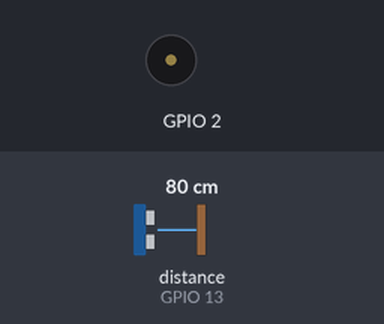
Recording of a program running on a simulated ESP32. Shown: buzzer (waves = sounding). The inputs (shaded band) are chosen by the test bench; at power-on: distance to the obstacle (sensor on GPIO 13) 80 cm. The echo pulse lasts 58.3 µs per cm; WiFi joins after 1.5 s; servers stay silent unless stated; the camera gives no picture; what the program prints to the serial monitor is not drawn.

Above: at 0.1 s.
At 3.0 s:
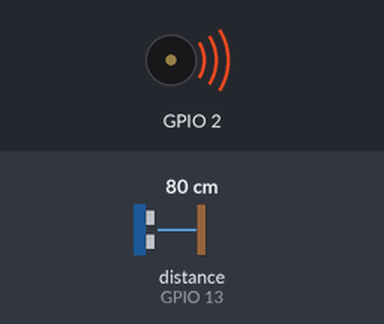
Timing chart, 0 to 4.5 s (numbered marks = the images above):
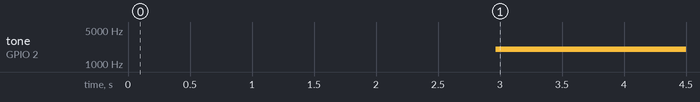

The program:

main.cpp
```cpp
#include <Arduino.h>
#include "esp_camera.h"
#include <WiFi.h>
#include <NewPing.h>
#include <FirebaseESP32.h>

// Select camera model

#define CAMERA_MODEL_AI_THINKER

#include "camera_pins.h"

#define FIREBASE_HOST "esp32-flutter-project.firebaseio.com"
#define FIREBASE_AUTH "sMuaV86cJhMXpk3htAaXfk3xkveaZ6CcqrL9tuW3"


//Define firebase Data object
FirebaseData firebaseData;


#define TRIGGER_PIN 12 //Ultrasonic Sensor HC-SR04
#define ECHO_PIN 13
#define MAX_DISTANCE 400
#define Buzzer 2

// NewPing setup of pins and maximum distance
NewPing sonar(TRIGGER_PIN, ECHO_PIN, MAX_DISTANCE);

String path="/ESP32_Device";

int freq=2000;
int channel=0;
uint resolution1=8;


const char* ssid = "TELUS1005";
const char* password = "nfnb33pgv2";

void startCameraServer();
void iniWifi();

void setup() {

  Serial.begin(9600);
  Serial.setDebugOutput(true);
  Serial.println("Hello...");

  ledcSetup(channel,freq,resolution1);
  ledcAttachPin(2,0);


  camera_config_t config;
  config.ledc_channel = LEDC_CHANNEL_0;
  config.ledc_timer = LEDC_TIMER_0;
  config.pin_d0 = Y2_GPIO_NUM;
  config.pin_d1 = Y3_GPIO_NUM;
  config.pin_d2 = Y4_GPIO_NUM;
  config.pin_d3 = Y5_GPIO_NUM;
  config.pin_d4 = Y6_GPIO_NUM;
  config.pin_d5 = Y7_GPIO_NUM;
  config.pin_d6 = Y8_GPIO_NUM;
  config.pin_d7 = Y9_GPIO_NUM;
  config.pin_xclk = XCLK_GPIO_NUM;
  config.pin_pclk = PCLK_GPIO_NUM;
  config.pin_vsync = VSYNC_GPIO_NUM;
  config.pin_href = HREF_GPIO_NUM;
  config.pin_sscb_scl = SIOC_GPIO_NUM;
  config.pin_pwdn = PWDN_GPIO_NUM;
  config.pin_reset = RESET_GPIO_NUM;
  config.xclk_freq_hz = 20000000;
  config.pixel_format = PIXFORMAT_JPEG;
  //init with high specs to pre-allocate larger buffers
  if(psramFound()){
    config.frame_size = FRAMESIZE_UXGA;
    config.jpeg_quality = 10;
    config.fb_count = 2;
  } else {
    config.frame_size = FRAMESIZE_SVGA;
    config.jpeg_quality = 12;
    config.fb_count = 1;
  }

  // camera init
  esp_err_t err = esp_camera_init(&config);
  if (err != ESP_OK) {
    Serial.printf("Camera init failed with error 0x%x", err);
    return;
  }

  sensor_t * s = esp_camera_sensor_get();
  //initial sensors are flipped vertically and colors are a bit saturated
  if (s->id.PID == OV3660_PID) {
    s->set_vflip(s, 1);//flip it back
    s->set_brightness(s, 1);//up the blightness just a bit
    s->set_saturation(s, -2);//lower the saturation
  }
  //drop down frame size for higher initial frame rate
  s->set_framesize(s, FRAMESIZE_QVGA);

#if defined(CAMERA_MODEL_M5STACK_WIDE)
  s->set_vflip(s, 1);
  s->set_hmirror(s, 1);
#endif

  WiFi.begin(ssid, password);

  while (WiFi.status() != WL_CONNECTED) {
    delay(500);
    Serial.print(".");
  }
  Serial.println("");
  Serial.println("WiFi connected");

  startCameraServer();

  Serial.print("Camera Ready! Use 'http://");
  Serial.print(WiFi.localIP());
  Serial.println("' to connect");

  iniWifi();
}


void iniWifi()
{
  Firebase.begin(FIREBASE_HOST,FIREBASE_AUTH);
  Firebase.reconnectWiFi(true);

  //set database read timeout to 1 minute
  Firebase.setReadTimeout(firebaseData,1000*60);
  Firebase.setwriteSizeLimit(firebaseData,"tiny");
}

void loop() {
  //put your main code here, to run repeatedly:

  delay(1000);
   double distance = sonar.ping_cm();
   if(distance > 0){
   Serial.print(distance);
   Serial.println("cm");
   }

   Firebase.setDouble(firebaseData,path+"/Distance/Data",distance);

 //ledcWrite(channel, 125);
    if (distance > 0 && distance <100){
    ledcWrite(0, 125);
    ledcWriteTone(0,2000);
    delay(1000);
  }
  else if (distance >100 && distance <200){
    //ledcWrite(0, 125);
    ledcWriteTone(0,2500);
    delay(1000);
  }
  else if (distance >200 && distance <300){
    //ledcWrite(0, 125);
    ledcWriteTone(0,3000);
    delay(1000);
  }
  else if (distance >300 && distance <400){
    //ledcWrite(0, 125);
    ledcWriteTone(0,5000);
    delay(1000);
  }
  else {
     ledcWriteTone(0,0);
  }
}
```

camera_pins.h
```cpp
#if defined(CAMERA_MODEL_WROVER_KIT)
#define PWDN_GPIO_NUM    -1
#define RESET_GPIO_NUM   -1
#define XCLK_GPIO_NUM    21
#define SIOD_GPIO_NUM    26
#define SIOC_GPIO_NUM    27

#define Y9_GPIO_NUM      35
#define Y8_GPIO_NUM      34
#define Y7_GPIO_NUM      39
#define Y6_GPIO_NUM      36
#define Y5_GPIO_NUM      19
#define Y4_GPIO_NUM      18
#define Y3_GPIO_NUM       5
#define Y2_GPIO_NUM       4
#define VSYNC_GPIO_NUM   25
#define HREF_GPIO_NUM    23
#define PCLK_GPIO_NUM    22

#elif defined(CAMERA_MODEL_ESP_EYE)
#define PWDN_GPIO_NUM    -1
#define RESET_GPIO_NUM   -1
#define XCLK_GPIO_NUM    4
#define SIOD_GPIO_NUM    18
#define SIOC_GPIO_NUM    23

#define Y9_GPIO_NUM      36
#define Y8_GPIO_NUM      37
#define Y7_GPIO_NUM      38
#define Y6_GPIO_NUM      39
#define Y5_GPIO_NUM      35
#define Y4_GPIO_NUM      14
#define Y3_GPIO_NUM      13
#define Y2_GPIO_NUM      34
#define VSYNC_GPIO_NUM   5
#define HREF_GPIO_NUM    27
#define PCLK_GPIO_NUM    25

#elif defined(CAMERA_MODEL_M5STACK_PSRAM)
#define PWDN_GPIO_NUM     -1
#define RESET_GPIO_NUM    15
#define XCLK_GPIO_NUM     27
#define SIOD_GPIO_NUM     25
#define SIOC_GPIO_NUM     23

#define Y9_GPIO_NUM       19
#define Y8_GPIO_NUM       36
#define Y7_GPIO_NUM       18
#define Y6_GPIO_NUM       39
#define Y5_GPIO_NUM        5
#define Y4_GPIO_NUM       34
#define Y3_GPIO_NUM       35
#define Y2_GPIO_NUM       32
#define VSYNC_GPIO_NUM    22
#define HREF_GPIO_NUM     26
#define PCLK_GPIO_NUM     21

#elif defined(CAMERA_MODEL_M5STACK_WIDE)
#define PWDN_GPIO_NUM     -1
#define RESET_GPIO_NUM    15
#define XCLK_GPIO_NUM     27
#define SIOD_GPIO_NUM     22
#define SIOC_GPIO_NUM     23

#define Y9_GPIO_NUM       19
#define Y8_GPIO_NUM       36
#define Y7_GPIO_NUM       18
#define Y6_GPIO_NUM       39
#define Y5_GPIO_NUM        5
#define Y4_GPIO_NUM       34
#define Y3_GPIO_NUM       35
#define Y2_GPIO_NUM       32
#define VSYNC_GPIO_NUM    25
#define HREF_GPIO_NUM     26
#define PCLK_GPIO_NUM     21

#elif defined(CAMERA_MODEL_AI_THINKER)
#define PWDN_GPIO_NUM     32
#define RESET_GPIO_NUM    -1
#define XCLK_GPIO_NUM      0
#define SIOD_GPIO_NUM     26
#define SIOC_GPIO_NUM     27

#define Y9_GPIO_NUM       35
#define Y8_GPIO_NUM       34
#define Y7_GPIO_NUM       39
#define Y6_GPIO_NUM       36
#define Y5_GPIO_NUM       21
#define Y4_GPIO_NUM       19
#define Y3_GPIO_NUM       18
#define Y2_GPIO_NUM        5
#define VSYNC_GPIO_NUM    25
#define HREF_GPIO_NUM     23
#define PCLK_GPIO_NUM     22

#else
#error "Camera model not selected"
#endif
```

Measured:
- by itself, tone on GPIO 2: silent → 2000 Hz at 3.0 s
